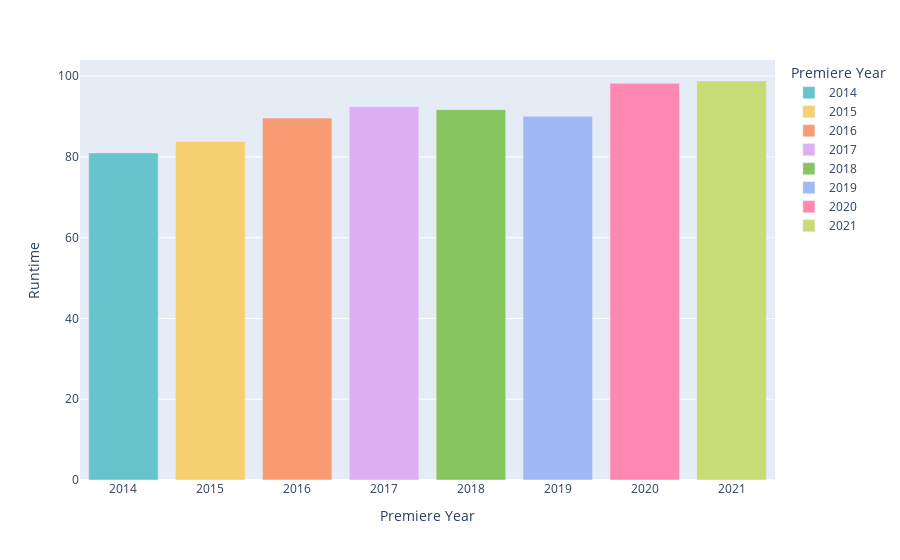

Notebook code cell kept with this figure:
### Code cell
px.bar(n_topten.groupby('Premiere Year')['Runtime'].mean().reset_index(), x = "Premiere Year", y = "Runtime", color='Premiere Year', color_discrete_sequence=px.colors.qualitative.Pastel)

### Figure 1 — Plotly figure (JSON) as saved in the notebook; plotly's stock layout.template omitted (floating-point values rounded to 4 significant figures)
{"data": [{"alignmentgroup": "True", "hovertemplate": "Premiere Year=%{x}<br>Runtime=%{y}<extra></extra>", "legendgroup": "2014", "marker": {"color": "rgb(102, 197, 204)", "pattern": {"shape": ""}}, "name": "2014", "offsetgroup": "2014", "orientation": "v", "showlegend": true, "textposition": "auto", "type": "bar", "x": [2014], "xaxis": "x", "y": [81], "yaxis": "y"}, {"alignmentgroup": "True", "hovertemplate": "Premiere Year=%{x}<br>Runtime=%{y}<extra></extra>", "legendgroup": "2015", "marker": {"color": "rgb(246, 207, 113)", "pattern": {"shape": ""}}, "name": "2015", "offsetgroup": "2015", "orientation": "v", "showlegend": true, "textposition": "auto", "type": "bar", "x": [2015], "xaxis": "x", "y": [83.83], "yaxis": "y"}, {"alignmentgroup": "True", "hovertemplate": "Premiere Year=%{x}<br>Runtime=%{y}<extra></extra>", "legendgroup": "2016", "marker": {"color": "rgb(248, 156, 116)", "pattern": {"shape": ""}}, "name": "2016", "offsetgroup": "2016", "orientation": "v", "showlegend": true, "textposition": "auto", "type": "bar", "x": [2016], "xaxis": "x", "y": [89.62], "yaxis": "y"}, {"alignmentgroup": "True", "hovertemplate": "Premiere Year=%{x}<br>Runtime=%{y}<extra></extra>", "legendgroup": "2017", "marker": {"color": "rgb(220, 176, 242)", "pattern": {"shape": ""}}, "name": "2017", "offsetgroup": "2017", "orientation": "v", "showlegend": true, "textposition": "auto", "type": "bar", "x": [2017], "xaxis": "x", "y": [92.42], "yaxis": "y"}, {"alignmentgroup": "True", "hovertemplate": "Premiere Year=%{x}<br>Runtime=%{y}<extra></extra>", "legendgroup": "2018", "marker": {"color": "rgb(135, 197, 95)", "pattern": {"shape": ""}}, "name": "2018", "offsetgroup": "2018", "orientation": "v", "showlegend": true, "textposition": "auto", "type": "bar", "x": [2018], "xaxis": "x", "y": [91.7], "yaxis": "y"}, {"alignmentgroup": "True", "hovertemplate": "Premiere Year=%{x}<br>Runtime=%{y}<extra></extra>", "legendgroup": "2019", "marker": {"color": "rgb(158, 185, 243)", "pattern": {"shape": ""}}, "name": "2019", "offsetgroup": "2019", "orientation": "v", "showlegend": true, "textposition": "auto", "type": "bar", "x": [2019], "xaxis": "x", "y": [90.09], "yaxis": "y"}, {"alignmentgroup": "True", "hovertemplate": "Premiere Year=%{x}<br>Runtime=%{y}<extra></extra>", "legendgroup": "2020", "marker": {"color": "rgb(254, 136, 177)", "pattern": {"shape": ""}}, "name": "2020", "offsetgroup": "2020", "orientation": "v", "showlegend": true, "textposition": "auto", "type": "bar", "x": [2020], "xaxis": "x", "y": [98.23], "yaxis": "y"}, {"alignmentgroup": "True", "hovertemplate": "Premiere Year=%{x}<br>Runtime=%{y}<extra></extra>", "legendgroup": "2021", "marker": {"color": "rgb(201, 219, 116)", "pattern": {"shape": ""}}, "name": "2021", "offsetgroup": "2021", "orientation": "v", "showlegend": true, "textposition": "auto", "type": "bar", "x": [2021], "xaxis": "x", "y": [98.8], "yaxis": "y"}], "layout": {"barmode": "relative", "legend": {"title": {"text": "Premiere Year"}, "tracegroupgap": 0}, "margin": {"t": 60}, "xaxis": {"anchor": "y", "categoryarray": [2014, 2015, 2016, 2017, 2018, 2019, 2020, 2021], "categoryorder": "array", "domain": [0, 1], "title": {"text": "Premiere Year"}}, "yaxis": {"anchor": "x", "domain": [0, 1], "title": {"text": "Runtime"}}}}
